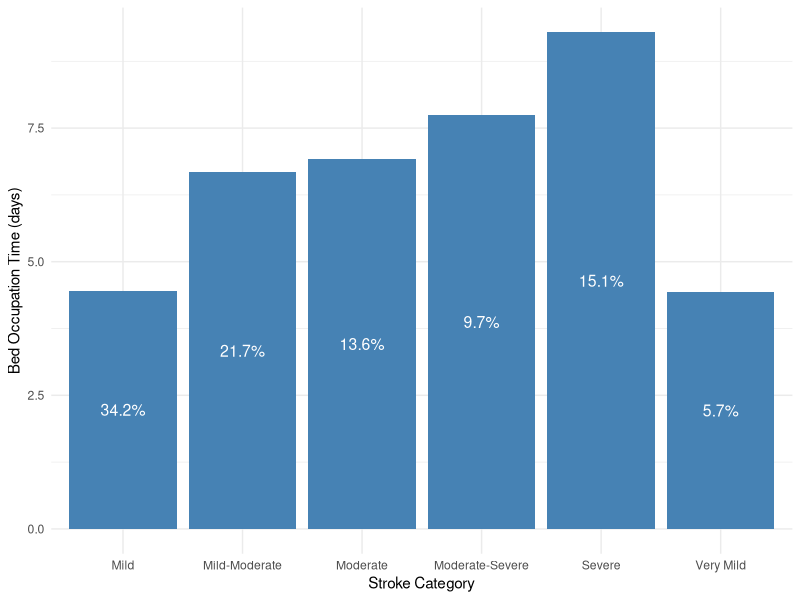
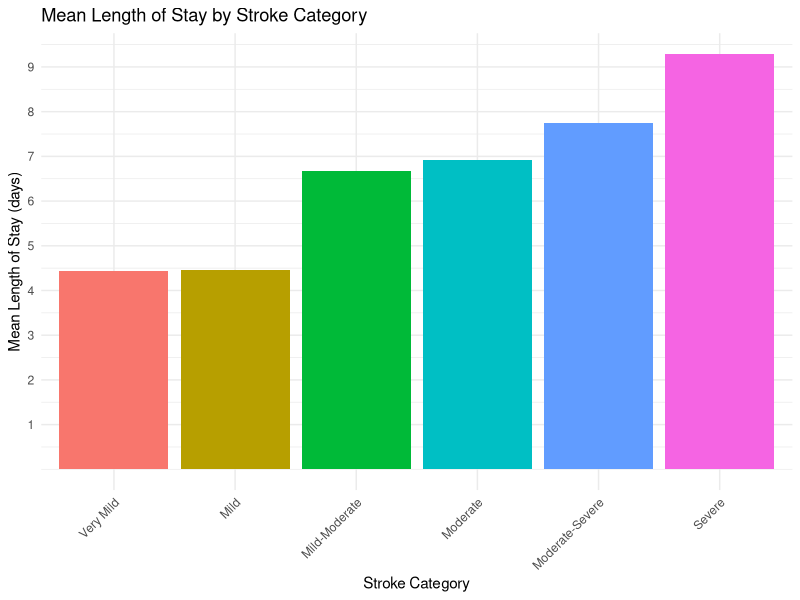
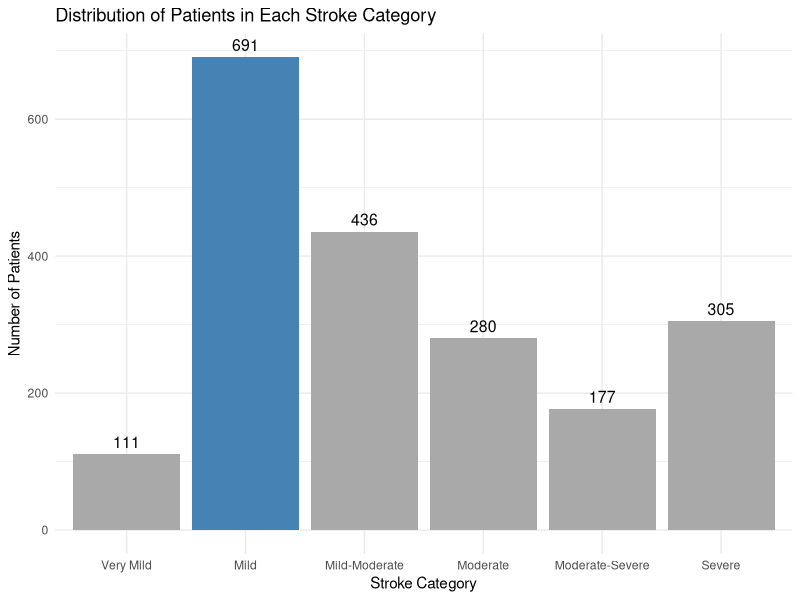

Write the R code that produced these figures, in order.
## ---- chunk 1

#| label: tbl-strokeCat
#| tbl-cap: Stroke Categories, Probabiliy and Bed Occupation times

library(tidyverse)
library(ggplot2)
library(bookdown)

set.seed(2023)
# Parameters

total_patients <- 2000 # assuming there are 2000 all around the year
total_patients_future <- 2500 # assuming the 2500 patients in the future 
patients_per_month <- 2000/12 # patients per month
arrival_rate <- total_patients/365  # average 6 patients per day
arrival_rate_future <- total_patients_future/365 # average 7 patients per day

# Bed occupation time (in days) for each stroke level

bed_occupation_time <- list(c(4.43), c(4.46), c(6.67), c(6.92), c(7.74), c(9.29))


# Probability of each stroke level
stroke_level_prob <- c(0.0570,0.342, 0.217, 0.136, 0.0971, 0.151)

# visualization

library(ggplot2)

bed_occupation_time_df <- data.frame(
  stroke_category = c("Very Mild", "Mild", "Mild-Moderate", "Moderate", "Moderate-Severe", "Severe"),
  bed_occupation_time = c(4.43,4.46,6.67,6.92,7.74,9.29),
  probability = c(0.0570,0.342, 0.217, 0.136, 0.0971, 0.151)
)

updated_bed_occupation_time_df <- bed_occupation_time_df

colnames(updated_bed_occupation_time_df) <- c("Stroke Categories", "Bed Occupation times", "Stroke Probability")

updated_bed_occupation_time_df %>%
  knitr::kable(caption = "Stroke categories and corresponding length of stay and probabilities")
## ---- chunk 2

# viz for the stroke categrories.

v1 <-ggplot(updated_bed_occupation_time_df, aes(x = `Stroke Categories`, y = `Bed Occupation times`)) +
  geom_col(fill = "steelblue") +
  theme_minimal()+
  geom_text(aes(label = scales::percent(`Stroke Probability`, accuracy = 0.1)), 
            position = position_stack(vjust = 0.5), color = "white", size = 4) +
  theme_minimal() +
  labs(
       x = "Stroke Category",
       y = "Bed Occupation Time (days)")
v1

## ---- chunk 3

# total patients = 2000
# arrival rate = 6

generate_interarrival_times <- function(total_patients, arrival_rate) {
  interarrival_times <- rexp(total_patients, rate = arrival_rate)
  return(interarrival_times)
}

## ---- chunk 4

# stroke_level_prob <- c(0.0570,0.342, 0.217, 0.136, 0.0971, 0.151)

assign_stroke_levels <- function(total_patients, stroke_level_prob) {
  stroke_levels <- sample(1:length(stroke_level_prob), 
                          size = total_patients, 
                          replace = TRUE, 
                          prob = stroke_level_prob)
  return(stroke_levels)
}

stroke_levels <- assign_stroke_levels(total_patients, stroke_level_prob)
## ---- chunk 5
generate_length_of_stay <- function(total_patients, 
                                    bed_occupation_time, 
                                    stroke_levels) {
  length_of_stay <- numeric(total_patients)
  
  for (i in 1:total_patients) {
    
    stroke_level <- stroke_levels[i]
    
    if (length(bed_occupation_time[[stroke_level]]) == 1) {
      
      length_of_stay[i] <- bed_occupation_time[[stroke_level]][1]
    } 
    else {
      length_of_stay[i] <- sample(bed_occupation_time[[stroke_level]][1]
                                  :bed_occupation_time[[stroke_level]][2], 1)
    }
  }
  
  return(length_of_stay)
}


# Generating length_of_stay for each patient
length_of_stay <- generate_length_of_stay(total_patients, 
                                          bed_occupation_time, 
                                          stroke_levels)
## ---- chunk 6
set.seed(2023)

# generating the arrival data for the current volume of patients

# Add number_of_patients and length_of_stay to arrivals_data

interarrival_times <- generate_interarrival_times(total_patients, arrival_rate)

stroke_levels <- assign_stroke_levels(total_patients, stroke_level_prob)

length_of_stay<- generate_length_of_stay(total_patients, bed_occupation_time, stroke_levels)

arrivals_data <- data.frame(interarrival_times, stroke_levels, length_of_stay)

## ---- chunk 7
arrivals_data$stroke_categories <- factor(arrivals_data$stroke_levels,
                                          levels = c(1, 2, 3, 4, 5, 6),
                                          labels = c("Very Mild", "Mild", "Mild-Moderate", "Moderate", "Moderate-Severe", "Severe"))

colnames(arrivals_data) <- c("Interarrival times", "stroke levels", "Length of stay", "stroke categoryNames")

arrivals_data %>% 
  select(-`stroke levels`) %>%
  head() %>%
  knitr::kable(caption = "Patient Arrival Data")
## ---- chunk 8
ggplot(arrivals_data, aes(x = `stroke categoryNames`, y = `Length of stay`, fill = `stroke categoryNames`)) +
  geom_bar(stat = "summary", fun = "mean", position = "dodge") +
  theme_minimal() +
  scale_y_continuous(breaks = c(1,2,3,4,5,6,7,8,9,10))+
  labs(title = "Mean Length of Stay by Stroke Category",
       x = "Stroke Category",
       y = "Mean Length of Stay (days)") +
  scale_fill_discrete(name = "Stroke Category")+
        theme(axis.text.x = element_text(angle = 45 ,hjust = 1),
            legend.position = "none")
## ---- chunk 9

library(dplyr)
arrivals_summary <- arrivals_data %>%
  count(`stroke categoryNames`) %>%
  mutate(max_count = n == max(n))

stroke_distribution <- ggplot(arrivals_summary, aes(x = `stroke categoryNames`, y = n, fill = max_count)) +
  geom_bar(stat = "identity") +
  geom_text(aes(label = n), vjust = -0.5, size = 4) +
  scale_fill_manual(values = c("darkgray", "steelblue"), guide = FALSE) +
  theme_minimal() +
  labs(
    x = "Stroke Category",
    y = "Number of Patients",
    title = "Distribution of Patients in Each Stroke Category"
  )

stroke_distribution
